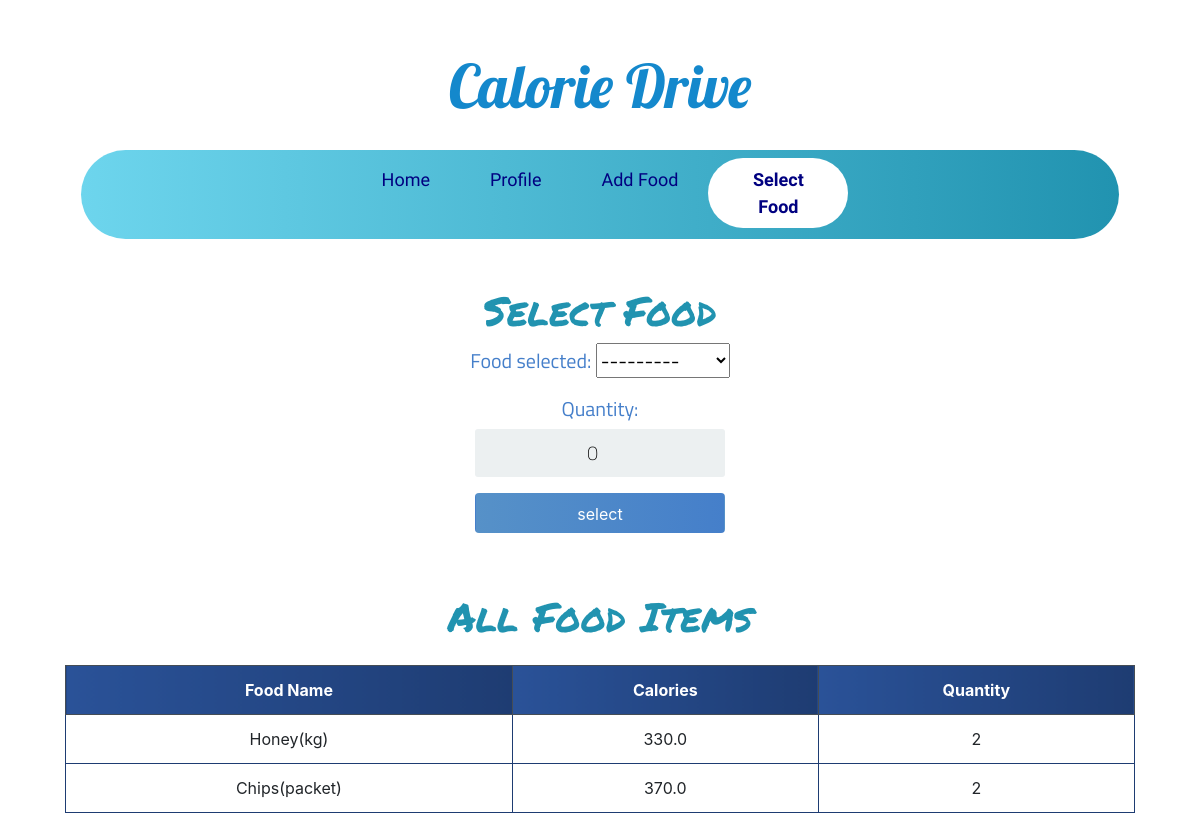
/select_food/ (signed in), run on the app's committed database.
### calories/models.py (models this page shows)
class Food(models.Model):
	name = models.CharField(max_length=200 ,null=False)
	quantity = models.PositiveIntegerField(null=False,default=0)
	calorie = models.FloatField(null=False,default=0)
	person_of = models.ForeignKey(User,null=True,on_delete=models.CASCADE)
	def __str__(self):
		return self.name

### calories/views.py (the view)
# urls.py: path('select_food/',select_food,name='select_food'),
@login_required
def select_food(request):
	person = Profile.objects.filter(person_of=request.user).last()
	food_items = Food.objects.filter(person_of=request.user)
	form = SelectFoodForm(request.user,instance=person)
	if request.method == 'POST':
		form = SelectFoodForm(request.user,request.POST,instance=person)
		if form.is_valid():
			form.save()
			return redirect('home')
	else:
		form = SelectFoodForm(request.user)
	context = {'form':form,'food_items':food_items}
	return render(request, 'select_food.html',context)

### calories/forms.py
class SelectFoodForm(forms.ModelForm):
    class Meta:
        model = Profile
        fields = ('food_selected','quantity',)
    def __init__(self, user, *args, **kwargs):
        super(SelectFoodForm, self).__init__(*args, **kwargs)
        self.fields['food_selected'].queryset = Food.objects.filter(person_of=user)

### templates/select_food.html (shortened to what this page needs)
{% extends 'base.html' %}
{% block content %}
    <div class="login mt-0">
        <div class="login-screen">
            <div class="app-title">
                <h1 class="headline">Select Food</h1>
            </div>
            <form method="POST" action="" class="login-form">
              <h5 class="form-labels">
                {{ form.as_p }}
            </h5>
                <input class="btn login_btn pt-2" type="submit" value="select">
            </form>
        </div>
    </div>
    <div class="container-fluid">
   <h1 class="headline text-center pb-3">All Food Items </h1>
        <table class="table table-bordered text-center">
            <thead class="thead-dark">
                <tr>
                    <th scope="col">Food Name</th>
                    <th scope="col">Calories</th>
                    <th scope="col">Quantity</th>
                </tr>
            </thead>
            <tbody>
                {% for food in food_items %}
                <tr>
                    <td>{{ food.name }}</td>
                    <td>{{ food.calorie }}</td>
                    <td>{{ food.quantity }}</td>
                </tr>
                {% endfor %}
            </tbody>
        </table>
     </div>
{% endblock content %}

### static/css/base.css (style rules this page uses)
body { font-family: Arial; background-color: #3498DB; padding: 50px; }
.login { margin: 20px auto; width: 300px; }
.login-screen { background-color: #FFF; padding: 20px; border-radius: 5px }
.app-title { text-align: center; color: #777; }
.login-form { text-align: center; }
input { text-align: center; background-color: #ECF0F1; border: 2px solid transparent; border-radius: 3px; font-size: 16px; font-weight: 200; padding: 10px 0; width: 250px; transition: border .5s; }
.btn { background: #457fca; background: -webkit-linear-gradient(to right, #5691c8, #457fca); background: linear-gradient(to right, #5691c8, #457fca); color: white !important; font-size: 16px; line-height: 25px; padding: 10px 0; text-decoration: none; text-shadow: none; border-radius: 3px; box-shadow: none; transition: 0.25s; display: block; width: 250px; margin: 0 auto; }
th { background: #1e3c72; background: -webkit-linear-gradient(to right, #2a5298, #1e3c72); background: linear-gradient(to right, #2a5298, #1e3c72); }
.headline { font-family: 'Permanent Marker', cursive; padding-top:20px; color: #2193b0; color: -webkit-linear-gradient(to right, #6dd5ed, #2193b0); color: linear-gradient(to right, #6dd5ed, #2193b0); }
.table { background-color: white; color: #18AD7C; }
table.table-bordered > thead > tr > th { border:1px solid #1e3c72; }
table.table-bordered > tbody > tr > td { border:1px solid #1e3c72; }
.form-labels { font-family: 'Titillium Web', sans-serif; color:#457fca; }

### data on the page
Food: name "Honey(kg)", calorie "330.0", quantity "2"
Food: name "Chips(packet)", calorie "370.0", quantity "2"
